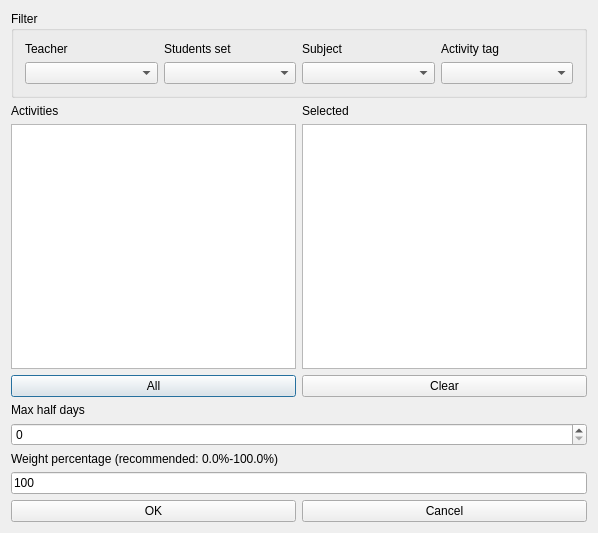
<?xml version="1.0" encoding="UTF-8"?>
<ui version="4.0">
 <class>ModifyConstraintMaxHalfDaysBetweenActivitiesForm_template</class>
 <widget class="QDialog" name="ModifyConstraintMaxHalfDaysBetweenActivitiesForm_template">
  <property name="geometry">
   <rect>
    <x>0</x>
    <y>0</y>
    <width>598</width>
    <height>533</height>
   </rect>
  </property>
  <property name="windowTitle">
   <string extracomment="This is the title of the dialog to modify a constraint of this type">Modify max half days between activities</string>
  </property>
  <layout class="QGridLayout" name="gridLayout_2">
   <item row="0" column="0">
    <widget class="QGroupBox" name="filterGroupBox">
     <property name="title">
      <string>Filter</string>
     </property>
     <layout class="QGridLayout" name="gridLayout">
      <item row="0" column="0">
       <widget class="QLabel" name="teachersTextLabel">
        <property name="text">
         <string>Teacher</string>
        </property>
        <property name="wordWrap">
         <bool>false</bool>
        </property>
       </widget>
      </item>
      <item row="0" column="1">
       <widget class="QLabel" name="studentsTextLabel">
        <property name="text">
         <string>Students set</string>
        </property>
        <property name="wordWrap">
         <bool>false</bool>
        </property>
       </widget>
      </item>
      <item row="0" column="2">
       <widget class="QLabel" name="subjectsTextLabel">
        <property name="text">
         <string>Subject</string>
        </property>
        <property name="wordWrap">
         <bool>false</bool>
        </property>
       </widget>
      </item>
      <item row="0" column="3">
       <widget class="QLabel" name="activityTagsTextLabel">
        <property name="text">
         <string>Activity tag</string>
        </property>
        <property name="wordWrap">
         <bool>false</bool>
        </property>
       </widget>
      </item>
      <item row="1" column="0">
       <widget class="QComboBox" name="teachersComboBox"/>
      </item>
      <item row="1" column="1">
       <widget class="QComboBox" name="studentsComboBox"/>
      </item>
      <item row="1" column="2">
       <widget class="QComboBox" name="subjectsComboBox"/>
      </item>
      <item row="1" column="3">
       <widget class="QComboBox" name="activityTagsComboBox"/>
      </item>
     </layout>
    </widget>
   </item>
   <item row="1" column="0">
    <layout class="QHBoxLayout" name="horizontalLayout">
     <item>
      <layout class="QVBoxLayout" name="verticalLayout_2">
       <item>
        <widget class="QLabel" name="activitiesTextLabel">
         <property name="frameShape">
          <enum>QFrame::NoFrame</enum>
         </property>
         <property name="frameShadow">
          <enum>QFrame::Plain</enum>
         </property>
         <property name="text">
          <string>Activities</string>
         </property>
         <property name="wordWrap">
          <bool>false</bool>
         </property>
        </widget>
       </item>
       <item>
        <widget class="QListWidget" name="allActivitiesListWidget"/>
       </item>
       <item>
        <widget class="QPushButton" name="addAllActivitiesPushButton">
         <property name="text">
          <string comment="Text on a button. It refers to adding all activities from the list above this button into the current constraint">All</string>
         </property>
        </widget>
       </item>
      </layout>
     </item>
     <item>
      <layout class="QVBoxLayout" name="verticalLayout">
       <item>
        <widget class="QLabel" name="selectedActivitiesTextLabel">
         <property name="frameShape">
          <enum>QFrame::NoFrame</enum>
         </property>
         <property name="frameShadow">
          <enum>QFrame::Plain</enum>
         </property>
         <property name="text">
          <string comment="It refers to a list of selected activities">Selected</string>
         </property>
         <property name="wordWrap">
          <bool>false</bool>
         </property>
        </widget>
       </item>
       <item>
        <widget class="QListWidget" name="selectedActivitiesListWidget"/>
       </item>
       <item>
        <widget class="QPushButton" name="clearPushButton">
         <property name="text">
          <string>Clear</string>
         </property>
        </widget>
       </item>
      </layout>
     </item>
    </layout>
   </item>
   <item row="2" column="0">
    <layout class="QGridLayout">
     <item row="1" column="0">
      <widget class="QSpinBox" name="maxDaysSpinBox"/>
     </item>
     <item row="0" column="0">
      <widget class="QLabel" name="maxDaysTextLabel">
       <property name="frameShape">
        <enum>QFrame::NoFrame</enum>
       </property>
       <property name="frameShadow">
        <enum>QFrame::Plain</enum>
       </property>
       <property name="text">
        <string comment="It refers to maximum number of days between activities.">Max half days</string>
       </property>
       <property name="wordWrap">
        <bool>false</bool>
       </property>
      </widget>
     </item>
    </layout>
   </item>
   <item row="3" column="0">
    <layout class="QVBoxLayout">
     <item>
      <widget class="QLabel" name="weightTextLabel">
       <property name="frameShape">
        <enum>QFrame::NoFrame</enum>
       </property>
       <property name="frameShadow">
        <enum>QFrame::Plain</enum>
       </property>
       <property name="text">
        <string>Weight percentage (recommended: 0.0%-100.0%)</string>
       </property>
       <property name="wordWrap">
        <bool>false</bool>
       </property>
      </widget>
     </item>
     <item>
      <widget class="QLineEdit" name="weightLineEdit">
       <property name="text">
        <string notr="true">100</string>
       </property>
      </widget>
     </item>
    </layout>
   </item>
   <item row="4" column="0">
    <layout class="QHBoxLayout">
     <item>
      <widget class="QPushButton" name="okPushButton">
       <property name="text">
        <string>OK</string>
       </property>
      </widget>
     </item>
     <item>
      <widget class="QPushButton" name="cancelPushButton">
       <property name="text">
        <string>Cancel</string>
       </property>
      </widget>
     </item>
    </layout>
   </item>
  </layout>
 </widget>
 <layoutdefault spacing="6" margin="11"/>
 <resources/>
 <connections/>
</ui>
